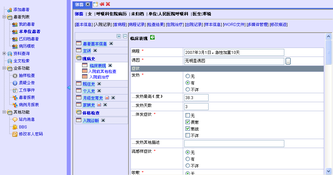
#> input picture case_1.png, 333 x 175 px, shrunk from 998 x 526 before the run
$ jupyter execute --allow-errors opencv.ipynb   (shell and % lines are left out)
#> lines starting #> are read from the running program, lines starting #| are printed output that depends on the picture
[cell 1]
import cv2
import numpy as np
img = cv2.imread('case_1.png',0)
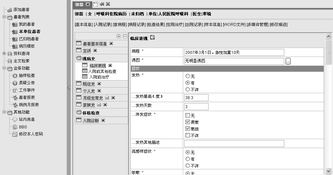
#> img: shape (175, 333); min 0, max 255, mean 226.8


$ run again, with case_2.jpg saved as case_1.png
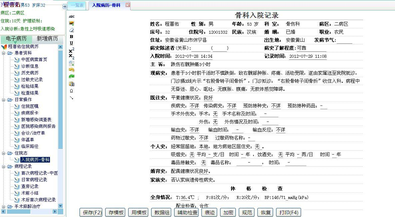
#> input picture case_2.jpg, 395 x 217 px, shrunk from 1186 x 650 before the run
#> `img = cv2.imread('case_1.png',0)`:
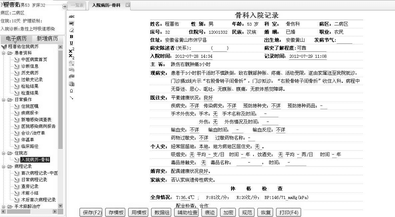
#> img: shape (217, 395); min 0, max 255, mean 237
